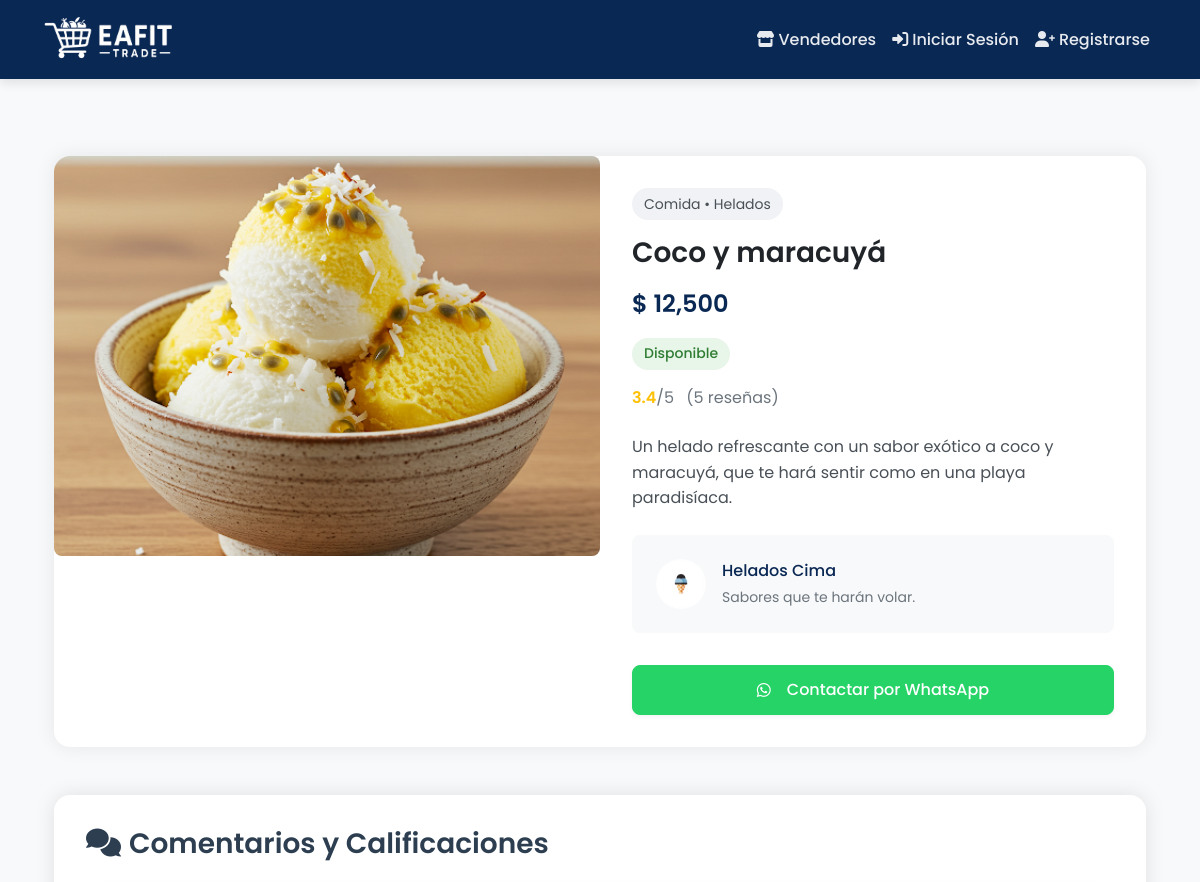
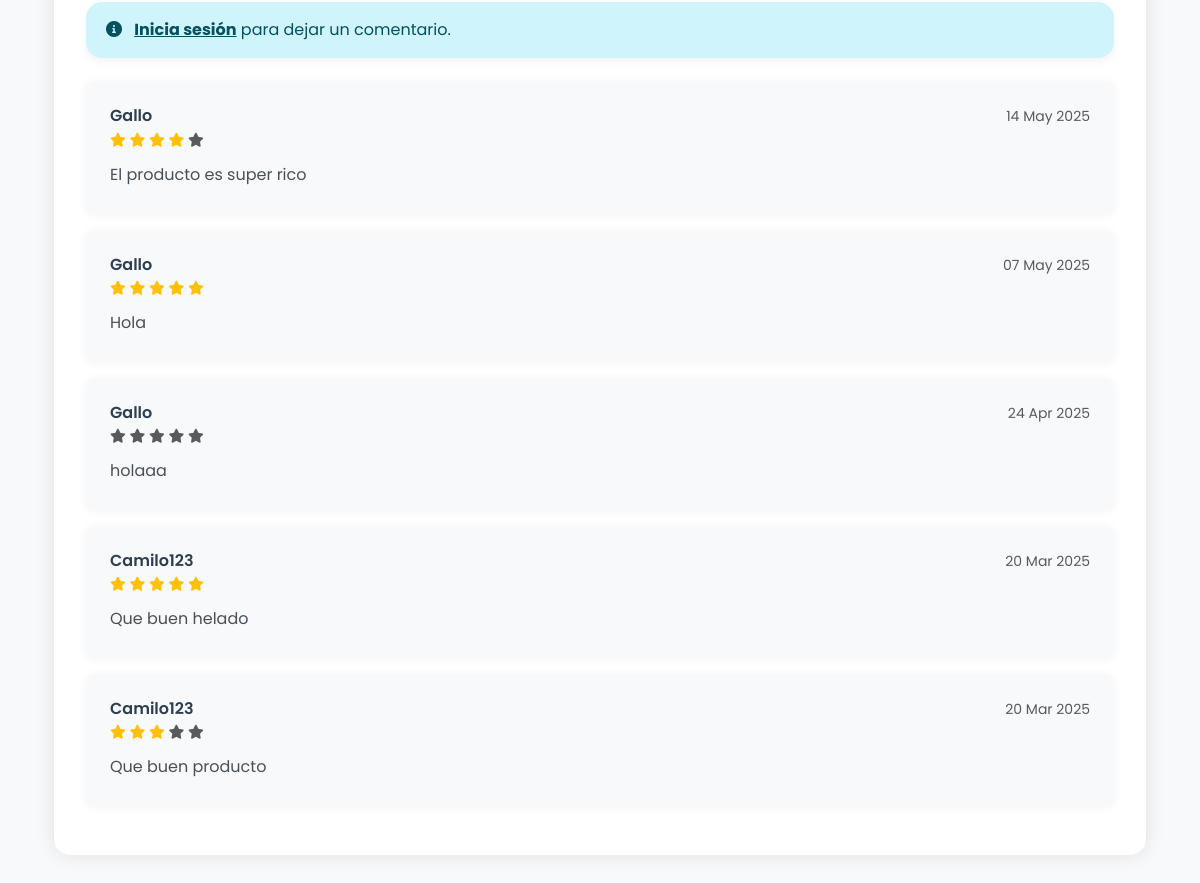
Before: /product/71/ with the older database file (2 pictures, top to bottom).
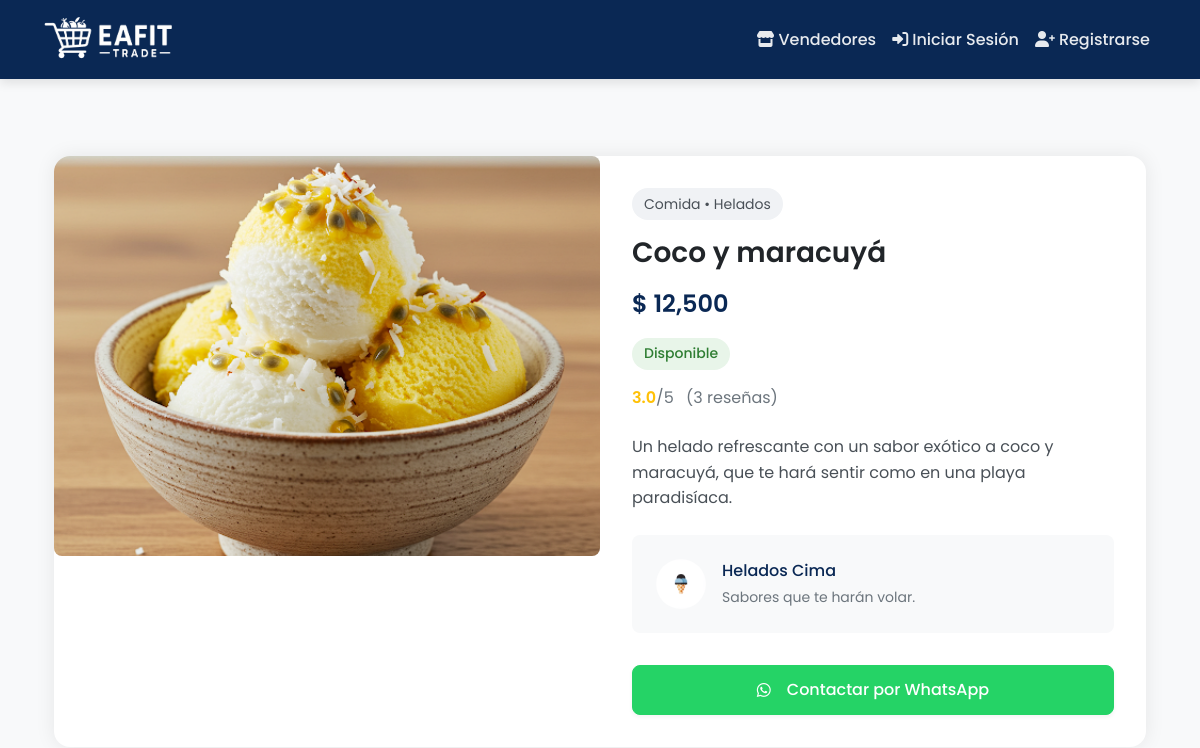
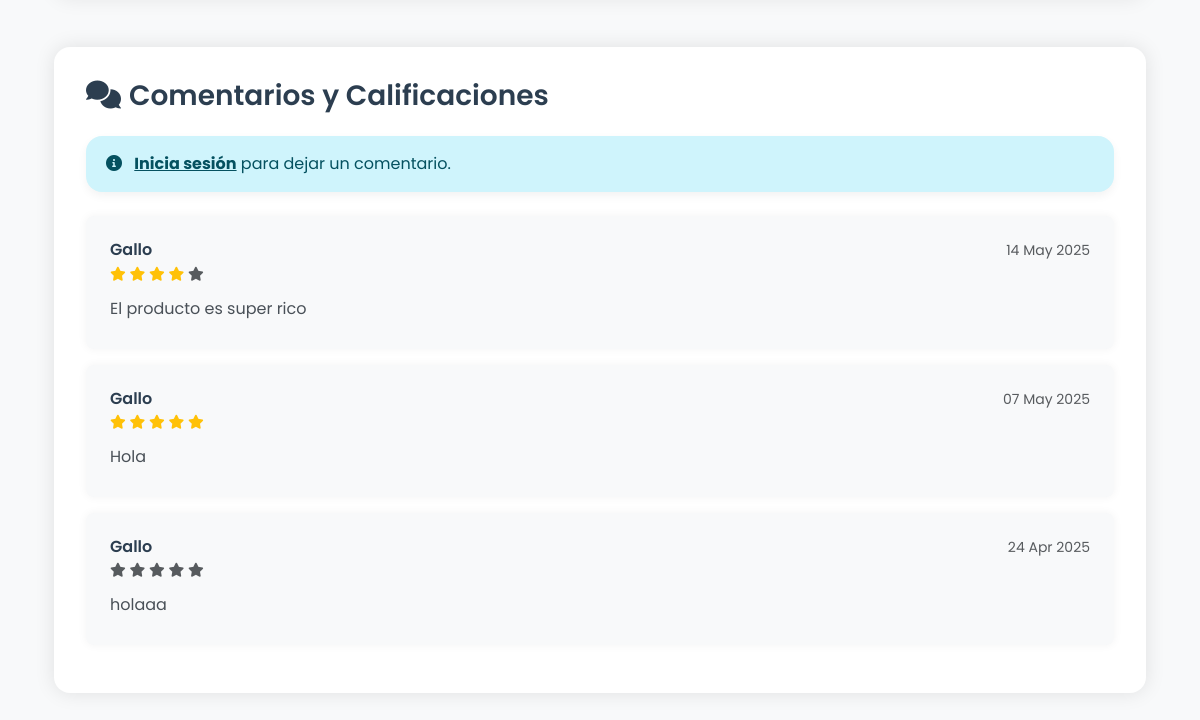
After: the same page with the newer database file (2 pictures, top to bottom).
### products/models.py (models this page shows, shortened)
class Product(models.Model):
    CATEGORY_CHOICES = [
        ('Comida', 'Comida'),
        ('Ropa', 'Ropa'),
        ('Tecnología', 'Tecnología'),
        ('Libros', 'Libros'),
        ('Otros', 'Otros'),
    ]
    CONDITION_CHOICES = [
        ('Nuevo', 'Nuevo'),
        ('Usado', 'Usado'),
        ('Buen estado', 'Buen estado'),
    ]
    FOOD_TYPE_CHOICES = [
        ('Panadería', 'Panadería'),
        ('Galletas', 'Galletas'),
        ('Repostería', 'Repostería'),
        ('Frutas', 'Frutas'),
        ('Frituras', 'Frituras'),
        ('Dulces', 'Dulces'),
        ('Helados', 'Helados'),
        ('Snacks', 'Snacks'),
        ('Comida rápida', 'Comida rápida'),
        ('Otros', 'Otros'),
    ]
    name = models.CharField(
        max_length=255,
        verbose_name='Nombre',
        help_text='Nombre del producto'
    )
    category = models.CharField(
        max_length=50,
        choices=CATEGORY_CHOICES,
        verbose_name='Categoría',
        null=True,
        blank=True
    )
    food_type = models.CharField(
        max_length=50,
        choices=FOOD_TYPE_CHOICES,
        verbose_name='Tipo de Comida',
        blank=True,
        null=True
    )
    description = models.TextField(
        verbose_name='Descripción',
        help_text='Describe tu producto detalladamente'
    )
    price = models.DecimalField(
        max_digits=10,
        decimal_places=2,
        validators=[MinValueValidator(0.01)],
        verbose_name='Precio',
        help_text='Precio en pesos colombianos'
    )
    published_at = models.DateTimeField(
        default=timezone.now,
        verbose_name='Fecha de publicación'
    )
    condition = models.CharField(
        max_length=50,
        choices=CONDITION_CHOICES,
        verbose_name='Estado',
        blank=True,
        null=True
    )
    image = models.ImageField(
        upload_to='products/',
        verbose_name='Imagen',
        help_text='Imagen del producto'
    )
    seller = models.ForeignKey(
        User,
        on_delete=models.CASCADE,
        verbose_name='Vendedor',
        related_name='products'
    )
    available = models.BooleanField(
        default=True,
        verbose_name='Disponible'
    )
    class Meta:
        verbose_name = 'Producto'
        verbose_name_plural = 'Productos'
        ordering = ['-published_at']
        indexes = [
            models.Index(fields=['name']),
            models.Index(fields=['category']),
            models.Index(fields=['available']),
        ]
    @property
    def average_rating(self):
        comments = self.comments.all()
        if not comments:
            return 0
        return round(sum(comment.rating for comment in comments) / len(comments), 1)
    @property
    def total_ratings(self):
        return self.comments.count()

class Comment(models.Model):
    product = models.ForeignKey(
        Product,
        on_delete=models.CASCADE,
        related_name='comments'
    )
    user = models.ForeignKey(
        User,
        on_delete=models.CASCADE,
        related_name='comments'
    )
    text = models.TextField(
        max_length=500,
        verbose_name='Comentario'
    )
    rating = models.PositiveSmallIntegerField(
        verbose_name='Calificación',
        validators=[MinValueValidator(0), MaxValueValidator(5)],
        help_text='Calificación de 0 a 5 estrellas'
    )
    created_at = models.DateTimeField(
        default=timezone.now,
        verbose_name='Fecha de publicación'
    )
    class Meta:
        ordering = ['-created_at']
        verbose_name = 'Comentario'
        verbose_name_plural = 'Comentarios'

### products/views.py (the view)
# urls.py: path('product/<int:product_id>/', products_views.product_detail, name='product_detail'),
def product_detail(request, product_id):
    product = get_object_or_404(Product, id=product_id)
    comments = product.comments.all().order_by('-created_at')
    comment_form = CommentForm() if request.user.is_authenticated else None
    is_favorite = False
    if request.user.is_authenticated:
        is_favorite = Favorite.objects.filter(user=request.user, product=product).exists()
    seller_profile = None
    whatsapp_link = None
    try:
        seller_profile = product.seller.seller_profile
        if seller_profile and seller_profile.whatsapp:
            whatsapp_link = seller_profile.get_whatsapp_link(product.name)
    except SellerProfile.DoesNotExist:
        pass
    return render(request, 'products/product_detail.html', {
        'product': product,
        'comments': comments,
        'comment_form': comment_form,
        'is_favorite': is_favorite,
        'seller_profile': seller_profile,
        'whatsapp_link': whatsapp_link
    })

### seller_profiles/models.py (called while the page is built)
    def get_whatsapp_link(self, product_name=None):
        if not self.whatsapp:
            return None
        base_url = f"https://wa.me/{self.whatsapp}"
        if product_name:
            message = f"Hola, estoy interesado en el producto: {product_name}. ¿Podrías darme más información?"
            return f"{base_url}?text={urllib.parse.quote(message)}"
        return base_url

### products/templates/products/product_detail.html (shortened to what the changed rows need)
{% extends 'products/base.html' %}
{% load humanize %}
{% load form_tags %}
{% block content %}
<section class="product-section">
    <div class="container">
        <div class="product-card">
            <div class="row g-0">
                <div class="col-md-6">
                    {% if product.image %}
                        <img src="{{ product.image.url }}"
                             alt="{{ product.name }}"
                             class="product-image"
                             onclick="openImageModal('{{ product.image.url }}')">
                    {% endif %}
                </div>
                <div class="col-md-6">
                    <div class="product-info">
                        <div class="product-category">
                            {{ product.get_category_display }}
                            {% if product.food_type %}
                                • {{ product.get_food_type_display }}
                            {% endif %}
                        </div>
                        <h1 class="product-title">{{ product.name }}</h1>
                        <div class="product-price">$ {{ product.price|floatformat:0|intcomma }}</div>
                        <span class="availability-badge {% if product.available %}badge-available{% else %}badge-unavailable{% endif %}">
                            {% if product.available %}Disponible{% else %}No disponible{% endif %}
                        </span>
                        {% if product.total_ratings > 0 %}
                            <div class="product-rating">
                                <span class="rating-value">{{ product.average_rating }}</span>/5
                                <span class="ms-2">({{ product.total_ratings }} reseñas)</span>
                            </div>
                            {% endif %}
                        <div class="product-description">
                            {{ product.description|linebreaks }}
                        </div>
                        <div class="seller-info">
                            <a href="{% url 'public_profile' product.seller.id %}" class="seller-link-wrapper">
                                </a>
                        </div>
                        <div class="action-buttons">
                            {% if user == product.seller %}
                                <a href="{% url 'edit_product' product.id %}" class="btn btn-primary btn-action">
                                    <i class="fas fa-edit me-2"></i>Editar producto
                                </a>
                                <a href="{% url 'delete_product' product.id %}" class="btn btn-outline-danger btn-action">
                                    <i class="fas fa-trash me-2"></i>Eliminar producto
                                </a>
                                    {% else %}
                                {% if whatsapp_link %}
                                    <a href="{{ whatsapp_link }}"
                                       class="btn btn-success btn-action whatsapp-button"
                                       onclick="registerWhatsappClick({{ seller_profile.id }})"
                                       target="_blank"
                                       rel="noopener noreferrer">
                                    </a>
                                {% endif %}
                            {% endif %}
                        </div>
                    </div>
                </div>
            </div>
        </div>
        <div class="comments-section mt-5">
            <div class="comments-list">
            {% for comment in comments %}
                    <div class="comment-card mb-3">
                        <div class="comment-header d-flex justify-content-between align-items-start">
                        <div>
                                <h6 class="mb-0">{{ comment.user.username }}</h6>
                                <div class="rating-display">
                                    {% for i in "12345" %}
                                        <i class="fas fa-star {% if i|add:'0' <= comment.rating %}text-warning{% else %}text-muted{% endif %}"></i>
                                {% endfor %}
                            </div>
                        </div>
                            <small class="text-muted">{{ comment.created_at|date:"d M Y" }}</small>
                    </div>
                        <p class="comment-text mb-1">{{ comment.text }}</p>
                </div>
            {% empty %}
                <p class="text-muted text-center">No hay comentarios aún. ¡Sé el primero en comentar!</p>
            {% endfor %}
            </div>
        </div>
    </div>
</section>
{% endblock %}

Changed rows visible on the page:
removed Comment: user.username "Camilo123", created_at "20 Mar 2025", text "Que buen helado"
removed Comment: user.username "Camilo123", created_at "20 Mar 2025", text "Que buen producto"
computed for Product "Coco y maracuyá": average_rating "3.4" → "3.0"; total_ratings "5" → "3"
